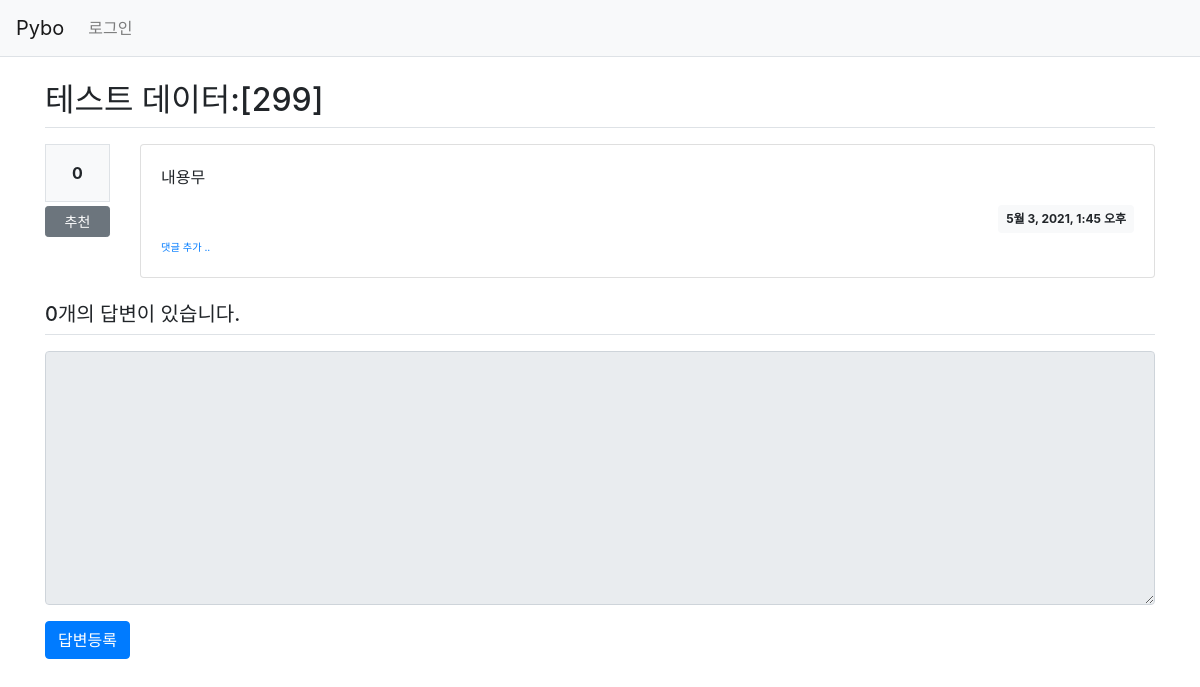
Page /pybo/307/ on the earlier database version.
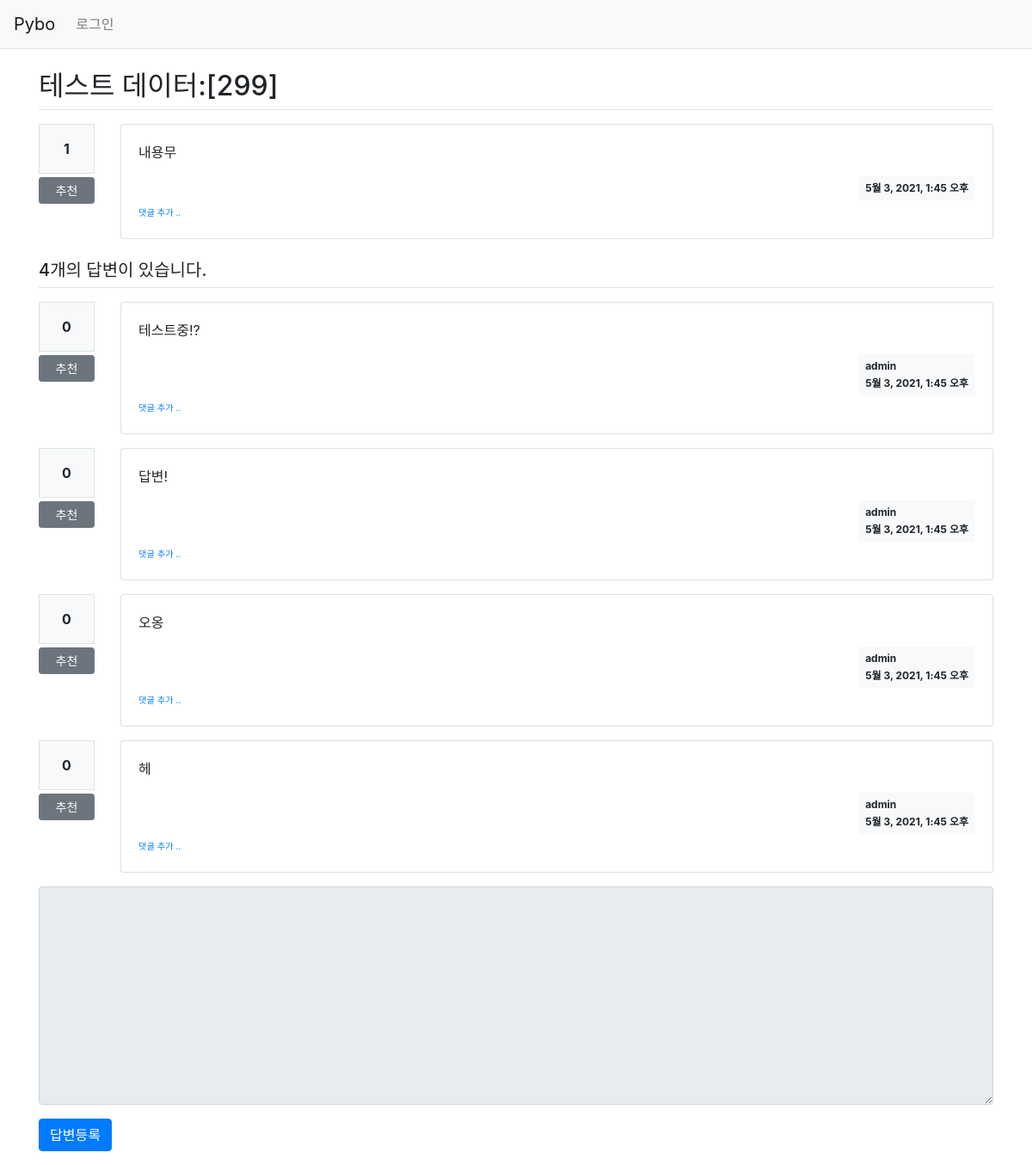
Same page on the later database version.
### pybo/models.py (models this page shows, shortened)
class Question(models.Model):
    author = models.ForeignKey(User, on_delete=models.CASCADE, related_name='author_question')
    subject = models.CharField(max_length=200)
    content = models.TextField()
    create_date = models.DateTimeField()
    modify_date = models.DateTimeField(null=True, blank=True)
    voter = models.ManyToManyField(User, related_name='voter_question')

class Answer(models.Model):
    author = models.ForeignKey(User, on_delete=models.CASCADE, related_name='author_answer')
    question = models.ForeignKey(Question, on_delete=models.CASCADE)
    content = models.TextField()
    create_date = models.DateTimeField()
    modify_date = models.DateTimeField(null=True, blank=True)
    voter = models.ManyToManyField(User, related_name='voter_answer')

### pybo/views/base_views.py (the view)
def detail(request, question_id):
    question = get_object_or_404(Question, pk=question_id)
    context = {'question': question}
    return render(request, 'pybo/question_detail.html', context)

### pybo/templatetags/pybo_filter.py (called while the page is built)
@register.filter()
def mark(value):
    extensions = ["nl2br", "fenced_code"]
    return mark_safe(markdown.markdown(value, extensions=extensions))

### templates/pybo/question_detail.html (shortened to what this page needs)
{% extends 'base.html' %}
{% load pybo_filter %}
{% block content %}
<div class="container my-3">
    <h2 class="border-bottom py-2">{{ question.subject }}</h2>
    <div class="row my-3">
        <div class="col-1">
            <div class="bg-light text-center p-3 border font-weight-bolder mb-1">{{question.voter.count}}</div>
            <a href="#" data-uri="{% url 'pybo:vote_question' question.id  %}"
               class="recommend btn btn-sm btn-secondary btn-block my-1">추천</a>
        </div>
        <div class="col-11">
            <div class="card">
                <div class="card-body">
                    <div class="card-text">{{ question.content|mark }}</div>
                    <div class="d-flex justify-content-end">
                        <div class="badge badge-light p-2">
                            {{ question.create_date }}
                        </div>
                    </div>
                    <div>
                        <a href="{% url 'pybo:comment_create_question' question.id  %}"
                           class="small"><small>댓글 추가 ..</small></a>
                    </div>
                </div>
            </div>
        </div>
    </div>
    <h5 class="border-bottom my-3 py-2">{{question.answer_set.count}}개의 답변이 있습니다.</h5>
    {% for answer in question.answer_set.all %}
    <div class="row my-3">
        <div class="col-1">
            <div class="bg-light text-center p-3 border font-weight-bolder mb-1">{{answer.voter.count}}</div>
            <a href="#" data-uri="{% url 'pybo:vote_answer' answer.id  %}"
                class="recommend btn btn-sm btn-secondary btn-block my-1">추천</a>
        </div>
        <div class="col-11">
            <div class="card">
                <div class="card-body">
                    <div class="card-text">{{ answer.content|mark }}</div>
                    <div class="d-flex justify-content-end">
                        <div class="badge badge-light p-2 text-left">
                            <div class="mb-2">{{ question.author.username }}</div>
                            <div>{{ question.create_date }}</div>
                        </div>
                    </div>
                    <div>
                        <a href="{% url 'pybo:comment_create_answer' answer.id  %}"
                           class="small"><small>댓글 추가 ..</small></a>
                    </div>
                </div>
            </div>
        </div>
    </div>
    {% endfor %}
    <form action="{% url 'pybo:answer_create' question.id %}" method="post" class="my-3">
        <div class="form-group">
        <textarea {% if not user.is_authenticated %}disabled{% endif %}
                name="content" id="content" class="form-control" rows="10"></textarea>
        </div>
        <input type="submit" value="답변등록" class="btn btn-primary">
    </form>
</div>
{% endblock %}

### templates/base.html (shortened to what this page needs)
{% load static %}
<!doctype html>
<html lang="ko">
<head>
    <link rel="stylesheet" type="text/css" href="{% static 'bootstrap.min.css' %}">
    <link rel="stylesheet" type="text/css" href="{% static 'style.css' %}">
</head>
<body>
{% include "navbar.html" %}
{% block content %}
{% endblock %}
</body>
</html>

### templates/navbar.html (shortened to what this page needs)
<nav class="navbar navbar-expand-lg navbar-light bg-light border-bottom">
    <a class="navbar-brand" href="{% url 'pybo:index' %}">Pybo</a>
    <div class="collapse navbar-collapse flex-grow-0" id="navbarNav">
        <ul class="navbar-nav">
            <li class="nav-item ">
                {% if user.is_authenticated %}
                <a class="nav-link" href="{% url 'common:logout' %}">{{ user.username }} (로그아웃)</a>
                {% else %}
                <a class="nav-link" href="{% url 'common:login' %}">로그인</a>
                {% endif %}
            </li>
        </ul>
    </div>
</nav>

Differences in the rows shown:
computed for Question "테스트 데이터:[299]": voter.count "0" → "1"; answer_set.count "0" → "4"
added Answer: voter.count "0", content|mark "테스트중!?", {{ question.author.username }} "admin", {{ question.create_date }} "5월 3, 2021, 1:45 오후"
added Answer: voter.count "0", content|mark "답변!", {{ question.author.username }} "admin", {{ question.create_date }} "5월 3, 2021, 1:45 오후"
added Answer: voter.count "0", content|mark "오옹", {{ question.author.username }} "admin", {{ question.create_date }} "5월 3, 2021, 1:45 오후"
added Answer: voter.count "0", content|mark "헤", {{ question.author.username }} "admin", {{ question.create_date }} "5월 3, 2021, 1:45 오후"
